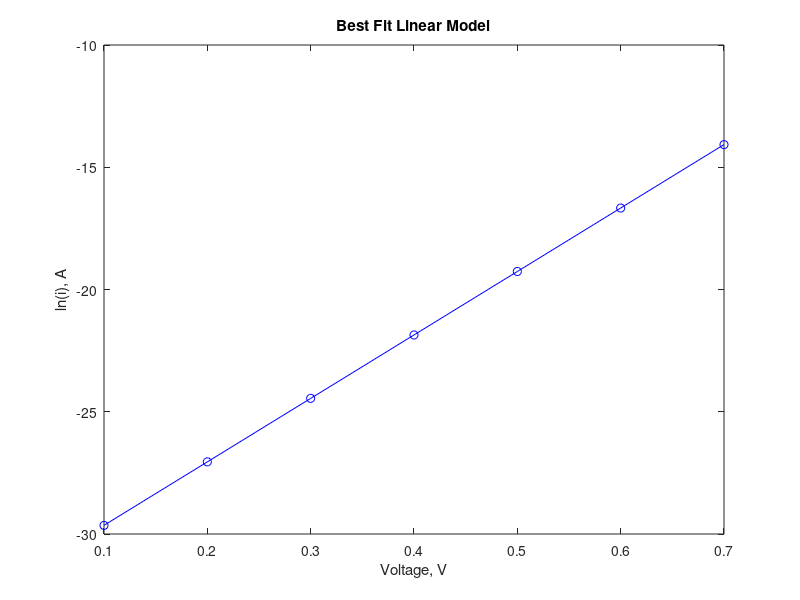

Here is the MATLAB script that generated this plot:
% Equation of Best Fit for Diode Data
% Diode parameters
vt = 25.67e-3;
vd =  [0.1 0.2  0.3  0.4  0.5  0.6  0.7];
id = [1.33e-13  1.79e-12  24.02e-12  ... 
      0.321e-9  4.31e-9  57.69e-9  7.72e-7]; %
lnid = log(id);		% Natural log of current
% Determine coefficients
pfit = polyfit (vd, lnid, 1);	% curve fitting
% Linear equation is y= mx + b
b = pfit(2);
m = pfit(1);
ifit = m*vd + b;
% Calculate current when diod voltage is 0.64 V
Ix = m*0.58 + b;
I_58v = exp(Ix);
% Plot v versys ln(i) and best fit linear model
plot(vd, ifit, 'b', vd, lnid, 'ob')
xlabel ('Voltage, V')
ylabel ('ln(i), A')
title ('Best Fit Linear Model')
fprintf('Diode current for voltage of 0.58V is %9.3e\n', I_58v)
